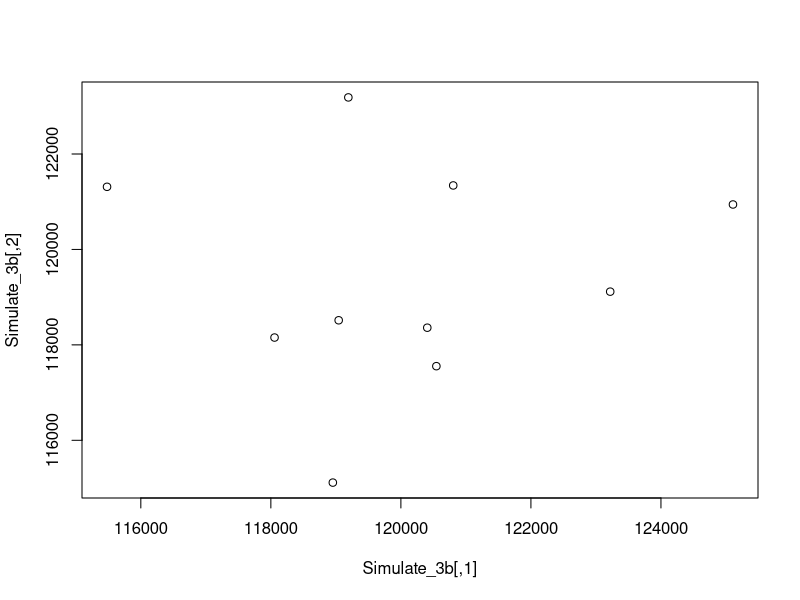
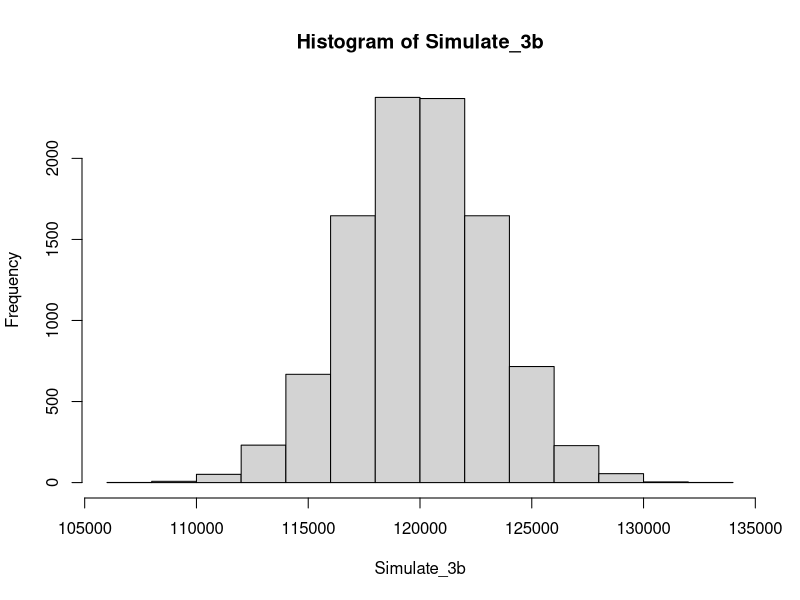
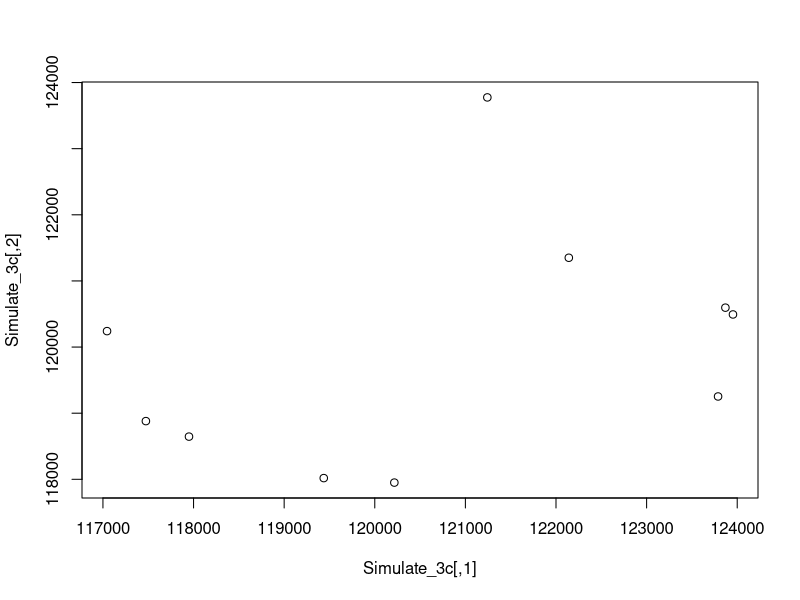
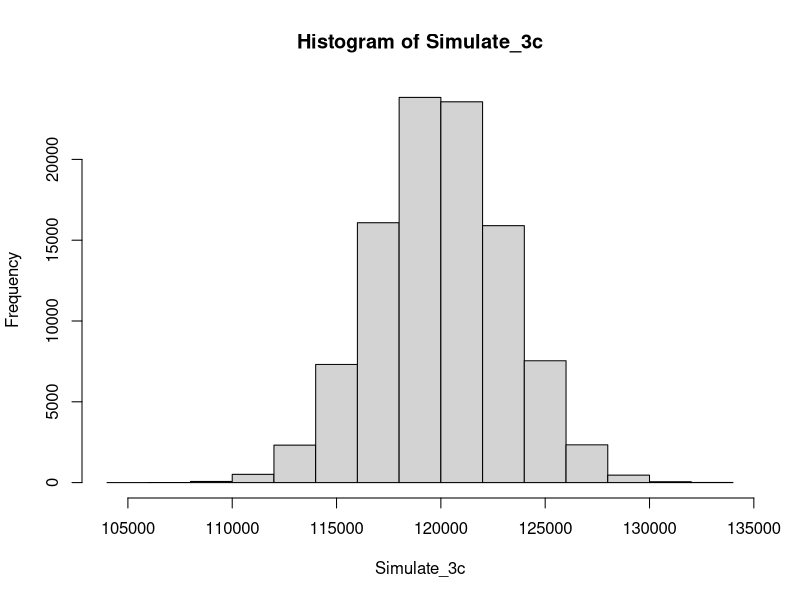
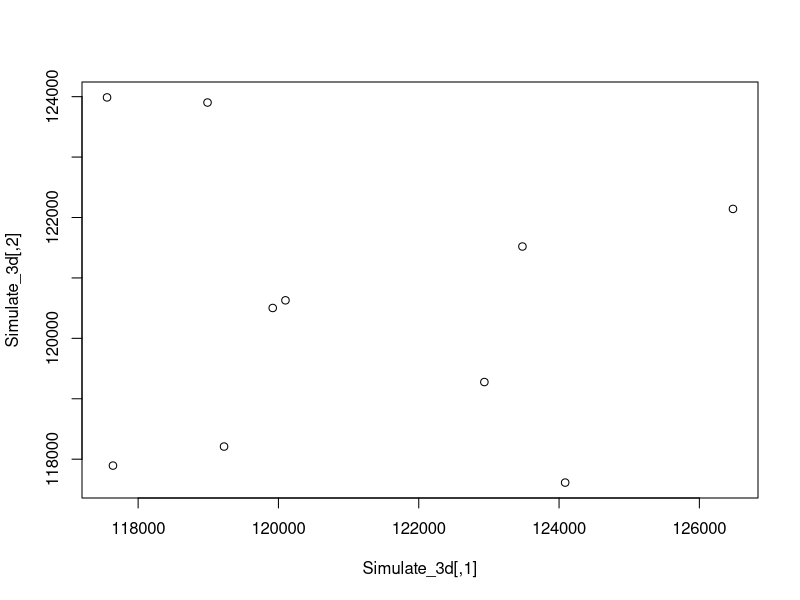
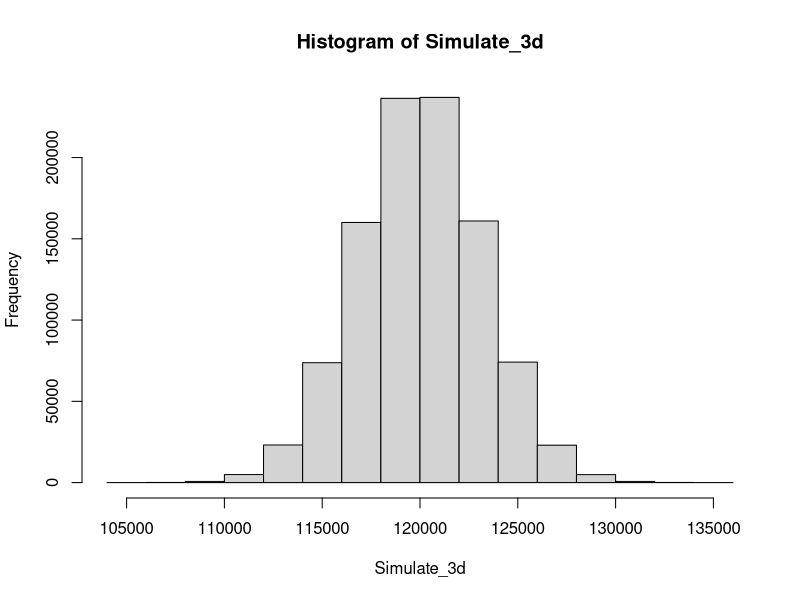
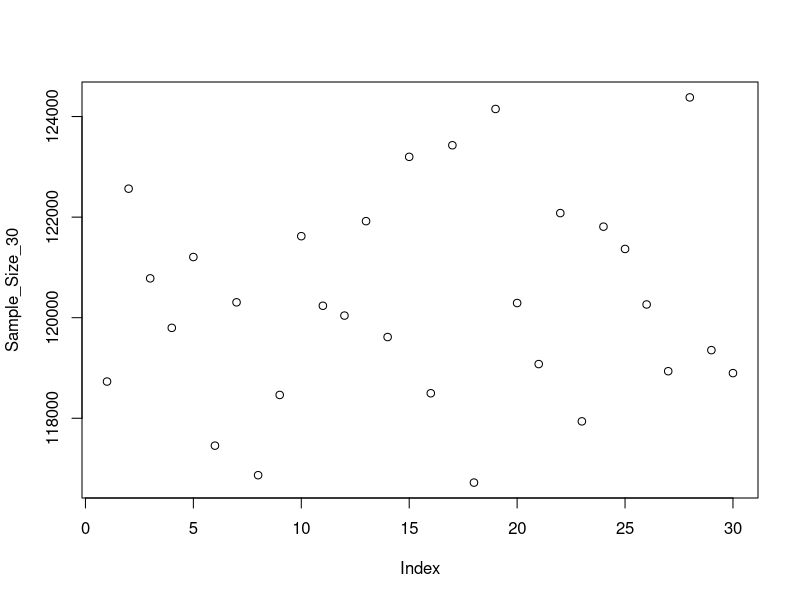
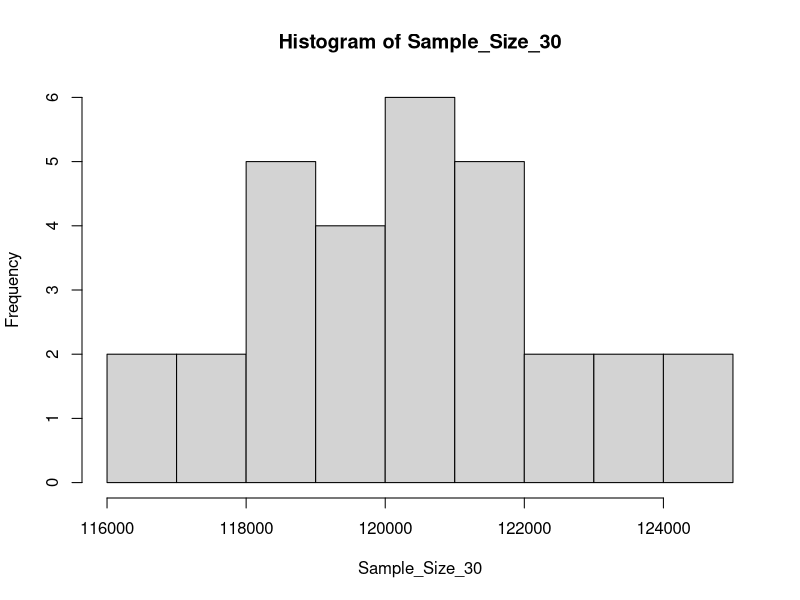

These charts were generated, in order, by the following R code:
## ---- chunk 1
Expected_X <- 10
## ---- chunk 2
Expected_Y <- 15
## ---- chunk 3
Expected_Z <- 2*Expected_X + 3*Expected_Y
Expected_Z
## ---- chunk 4
set.seed(100)
X <- rnorm(100,10,2)
Y <- rnorm(100,15,1)


SD_Z <- sqrt(2*2*4 + 3*3*1 + 2*2*3*cov(X,Y))
Z <- rnorm(100,Expected_Z,SD_Z)
cor(Y,Z)
## ---- chunk 5
Var_YZ <-  var(Y) +  var(Z) + 2*cov(Y,Z)
Var_YZ
## ---- chunk 6
set.seed(100)
Mean_YZ <- mean(Y) + mean(Z)
SD_YZ <- sqrt(var(Y) + var(Z) + 2*cov(Y,Z))

Simulate_YZ <- replicate(100,rnorm(1,Mean_YZ,SD_YZ))

var(Simulate_YZ)
## ---- chunk 7
Sample_Size_10 <- rnorm(10,120000,10000)
mean(Sample_Size_10)
## ---- chunk 8
sd_3b <- 10000/sqrt(10)
Simulate_3b <- replicate(1000,rnorm(10,120000,sd_3b))
mean(Simulate_3b)
sd(Simulate_3b)
plot(Simulate_3b)
hist(Simulate_3b)
## ---- chunk 9
sd_3c <- 10000/sqrt(10)
Simulate_3c <- replicate(10000,rnorm(10,120000,sd_3c))
mean(Simulate_3c)
sd(Simulate_3c)
plot(Simulate_3c)
hist(Simulate_3c)
## ---- chunk 10
sd_3d <- 10000/sqrt(10)
Simulate_3d <- replicate(100000,rnorm(10,120000,sd_3d))
mean(Simulate_3d)
sd(Simulate_3d)
plot(Simulate_3d)
hist(Simulate_3d)
## ---- chunk 11
sd_3e <- 10000/sqrt(30)
Sample_Size_30 <- rnorm(30,120000,sd_3e)
mean(Sample_Size_30)
plot(Sample_Size_30)
hist(Sample_Size_30)


## ---- chunk 12
Simulate_3f <- replicate(100000,rnorm(30,120000,10000))
mean(Simulate_3f)
sd(Simulate_3f)
plot(Simulate_3f)
hist(Simulate_3f)
## ---- chunk 13
n <- 1000
mean <- 0.27
sd <- 0.645
sd_sample <- sd/sqrt(1000)

#P(X>0.1)
1-pnorm(0.1,mean,sd_sample)
## ---- chunk 14
pnorm(0.31,mean,sd_sample) -pnorm(0.23,mean,sd_sample)
## ---- chunk 15
probability <- 0.1
standard_deviation <- sqrt((probability*(1-probability))/100)
pnorm(0.05,probability,standard_deviation) -pnorm(0.00,probability,standard_deviation)
